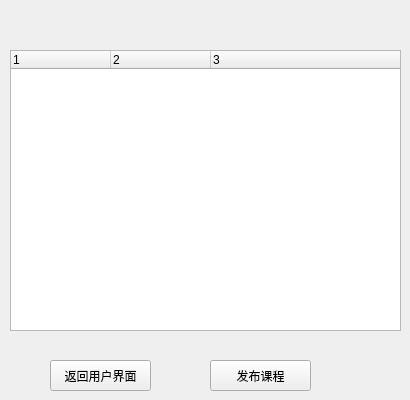
       <widget class="QWidget" name="page5">
        <widget class="QTreeWidget" name="treeWidget">
         <property name="geometry">
          <rect>
           <x>10</x>
           <y>50</y>
           <width>391</width>
           <height>281</height>
          </rect>
         </property>
         <property name="columnCount">
          <number>3</number>
         </property>
         <column>
          <property name="text">
           <string notr="true">1</string>
          </property>
         </column>
         <column>
          <property name="text">
           <string notr="true">2</string>
          </property>
         </column>
         <column>
          <property name="text">
           <string notr="true">3</string>
          </property>
         </column>
        </widget>
        <widget class="QPushButton" name="page5_back">
         <property name="geometry">
          <rect>
           <x>50</x>
           <y>360</y>
           <width>101</width>
           <height>31</height>
          </rect>
         </property>
         <property name="text">
          <string>返回用户界面</string>
         </property>
        </widget>
        <widget class="QPushButton" name="backbutton">
         <property name="geometry">
          <rect>
           <x>210</x>
           <y>360</y>
           <width>101</width>
           <height>31</height>
          </rect>
         </property>
         <property name="text">
          <string>发布课程</string>
         </property>
        </widget>
       </widget>
